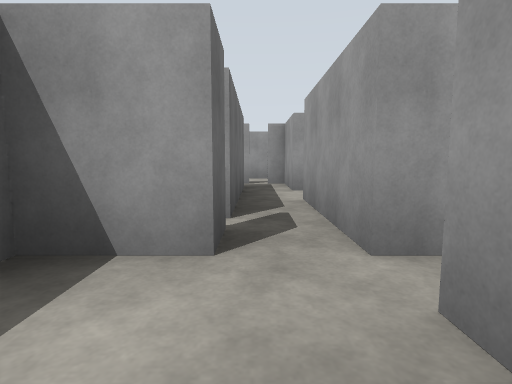
view 1 (above)

19 first-person views from a walk through a robot-simulator world made for Gazebo. The camera is 1.2 m above the floor, tilts 6° down and sees 80° across. The floor is counted in squares, 2.5 m on a side. Each view is taken from the middle of a square. On the plan, view 1 faces up. The plan holds only what a view shows up to about 9 squares ahead; the rest is blank. The place goes on beyond the plan.

view 2
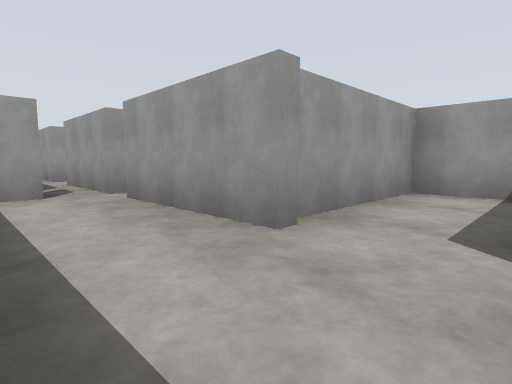

view 3
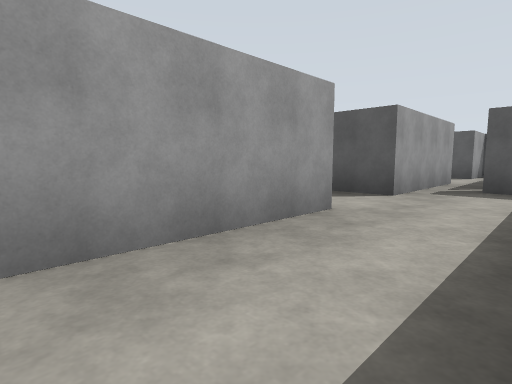

view 4
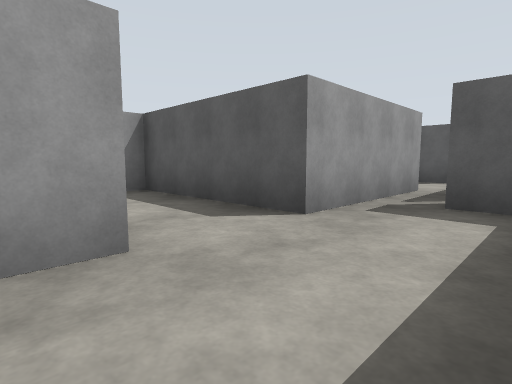

view 5
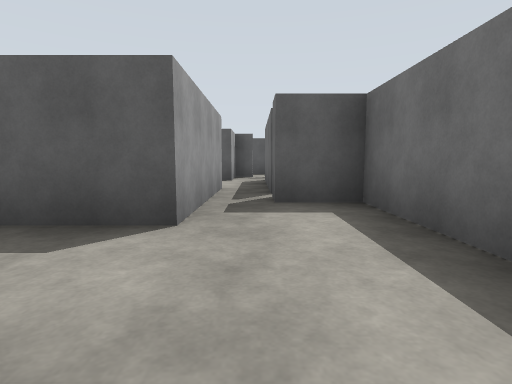

view 6
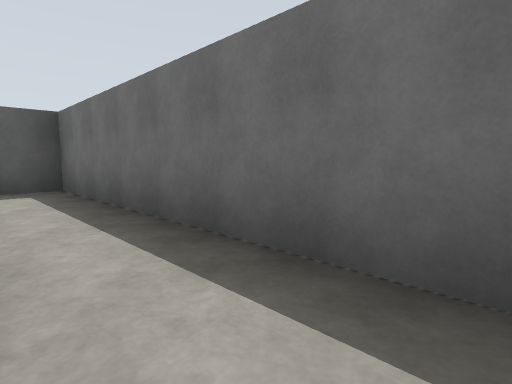

view 7
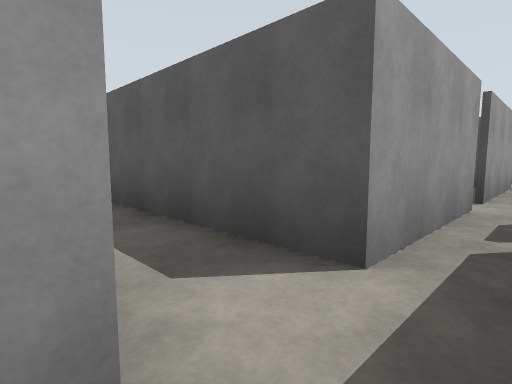

view 8
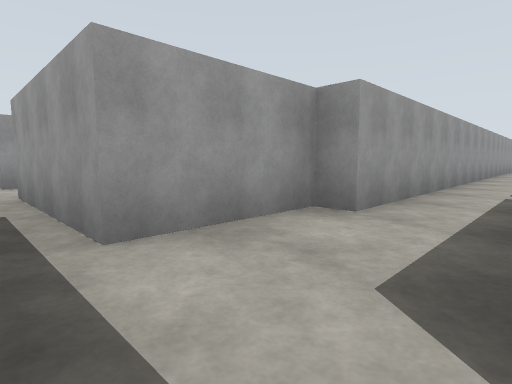

view 9
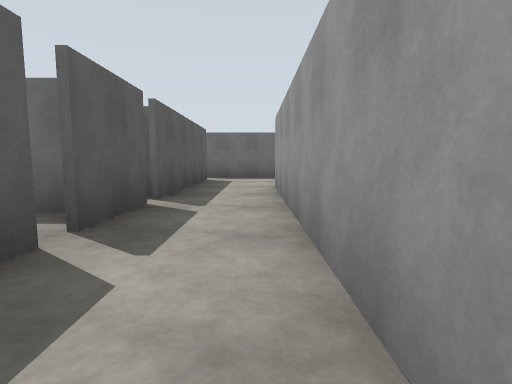

view 10
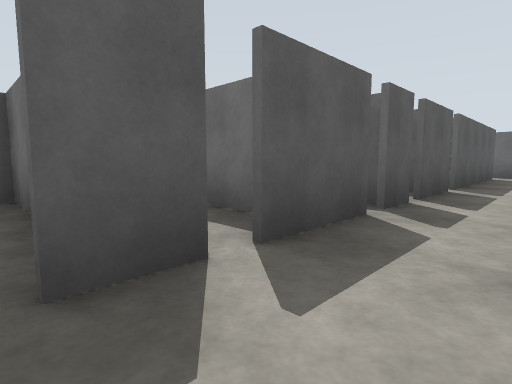

view 11
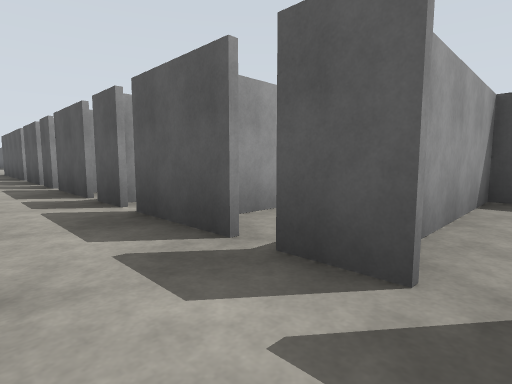

view 12
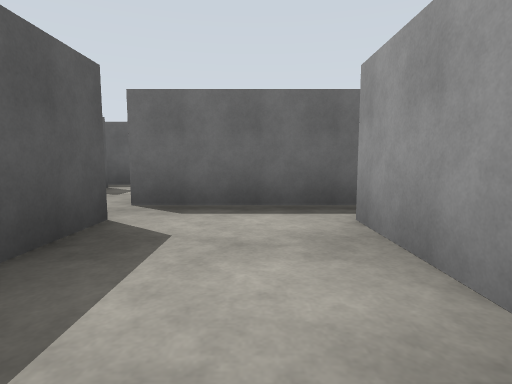

view 13
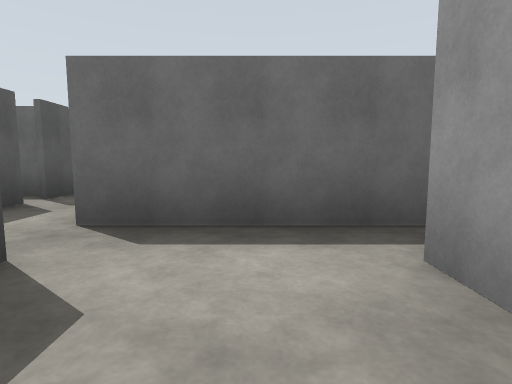

view 14
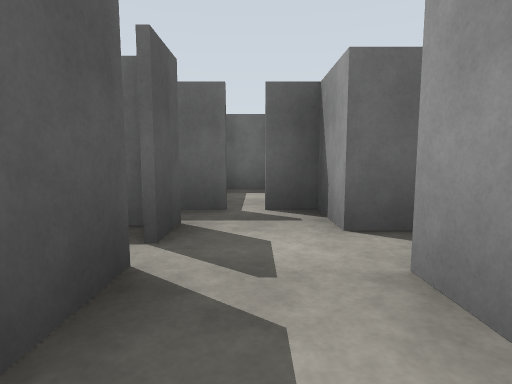

view 15
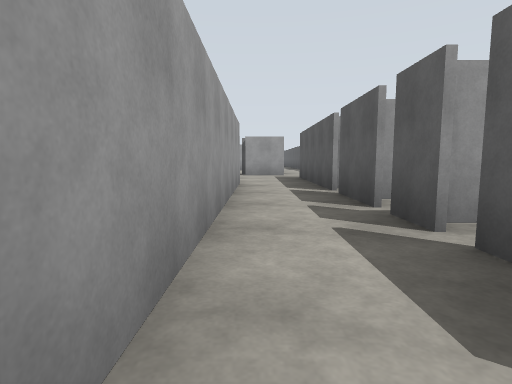

view 16
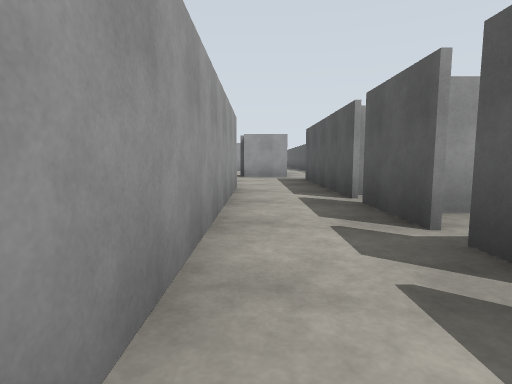

view 17
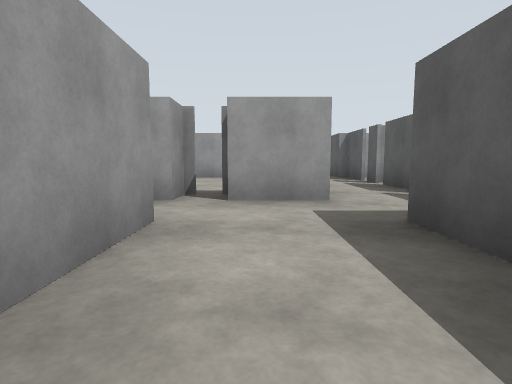

view 18
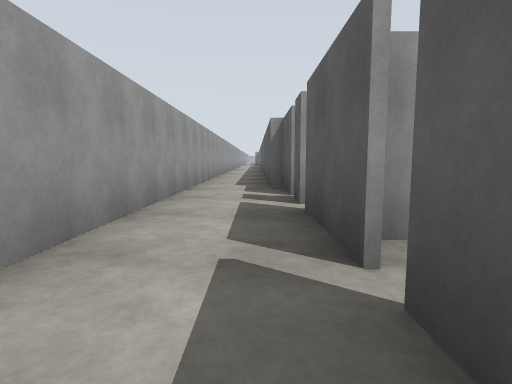

view 19
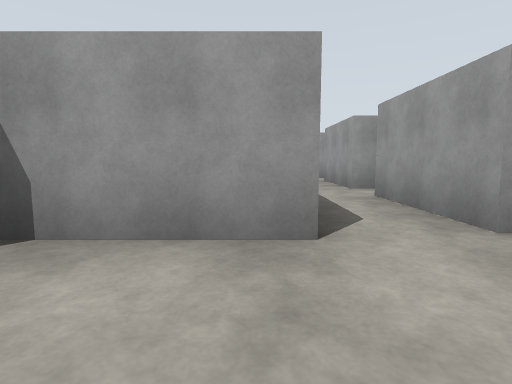

### Floor plan
Ten units are one square. View 1 is at (0, 0); x grows to the right and y downward. Boxes are objects, and circles mark ways between rooms. Rooms are numbered by the first view taken in them; rooms with no view inside come last. Other rooms are left out.
<svg viewBox="-35 -84 295 203">
<path fill="none" stroke="#000" d="M6 18 6 -10M-2 55 -2 65M-2 -15 -12 -15 -12 44 -1 44M6 62 6 32 37 32 37 15 5 15M6 -48 6 -61M4 -79 -2 -79M46 82 60 82M52 85 52 91M62 82 71 82M74 82 89 82M66 114 66 89M91 82 99 82M95 102 95 114M0 95 6 95 6 82 44 82M-2 65 -2 84M104 67 27 67 27 62 6 62M-8 83 -14 83M-14 95 -6 95M-20 83 -29 83 -29 90M-24 95 -16 95M-29 92 -29 100M148 82 184 82M137 90 137 85M162 67 104 67M130 82 145 82M123 88 123 82M120 82 128 82M184 62 164 62M196 80 196 66M101 82 116 82M222 95 229 95M231 95 244 95M202 95 220 95M195 95 200 95M255 79 202 79"/>
<circle cx="0" cy="70" r="3" fill="#2a7"/>
<circle cx="115" cy="75" r="3" fill="#2a7"/>
<circle cx="190" cy="90" r="3" fill="#2a7"/>
<text x="0" y="20">1</text>
<text x="0" y="-60">2</text>
<text x="50" y="80">3</text>
<text x="150" y="80">4</text>
<text x="220" y="90">5</text>
</svg>
Room 1 opens to room 3. Room 3 opens to room 4. Room 4 opens to room 5.

Where each view was taken, in squares from view 1:
view 1: 0 up, 0 right, facing up
view 2: 3 down, 1 left, facing up-right
view 3: 1 up, 1 left, facing down-right
view 4: 1 down, 1 left, facing down-right
view 5: 1 down, 0 right, facing down
view 6: 1 up, 0 right, facing down-left
view 7: 5 up, 0 right, facing down-right
view 8: 8 down, 0 right, facing up-right
view 9: 7 down, 8 right, facing left
view 10: 7 down, 10 right, facing down-left
view 11: 7 down, 6 right, facing down-right
view 12: 7 down, 3 right, facing left
view 13: 7 down, 2 right, facing left
view 14: 9 down, 0 right, facing left
view 15: 7 down, 10 right, facing right
view 16: 7 down, 11 right, facing right
view 17: 7 down, 16 right, facing right
view 18: 9 down, 19 right, facing right
view 19: 8 down, 18 right, facing up
